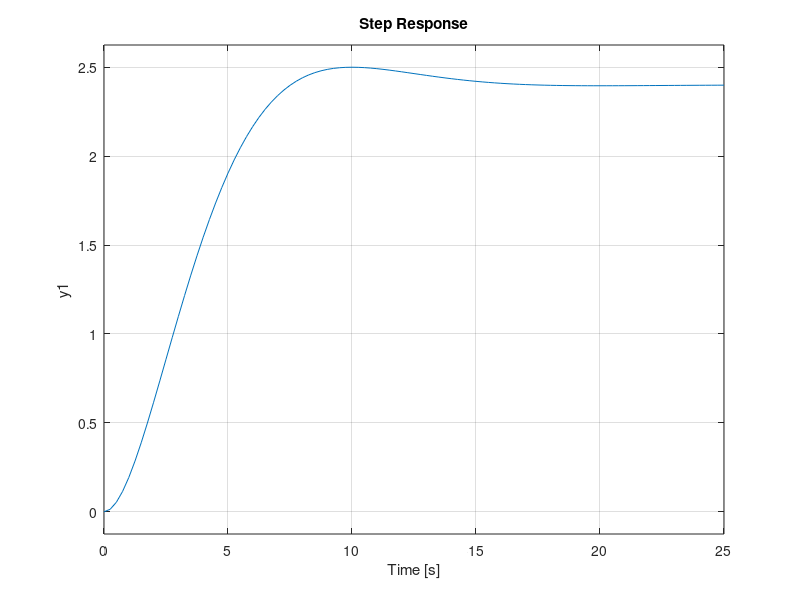

The MATLAB script that drew this image:
# P6 - EJERCICIO 4: RESPUESTA SISTEMA 2DO ORDEN
clear all; close all; clc
pkg load control

s = tf('s');

# PARAMETROS DE LA RESPUESTA TEMPORAL
# A) Valor de regimen:
yss = 2.4;

# B) Sobrepasamiento max:
ymax = 2.5;
Mp = (ymax - yss) / yss

# C) Tiempo pico:
tp = 10;

# PARAMETROS DE LA FdT
# D) Ganancia:
K = yss

# E) Coeficiente de amortiguamiento relativo:
# Mp = e^-pi*psita / (sqrt(1-psita^2))
psita = sqrt(log(Mp)^2 / (log(Mp)^2 + pi^2))

# F) Frecuencia natural no amortiguada:
# tp = pi / (Wn*sqrt(1-psita^2))
Wn = pi / (tp*sqrt(1-psita^2))

# G) FdT 2do orden:
G = (K*Wn^2) / (s^2 + 2*psita*Wn*s + Wn^2)
step(G, 25); grid on
